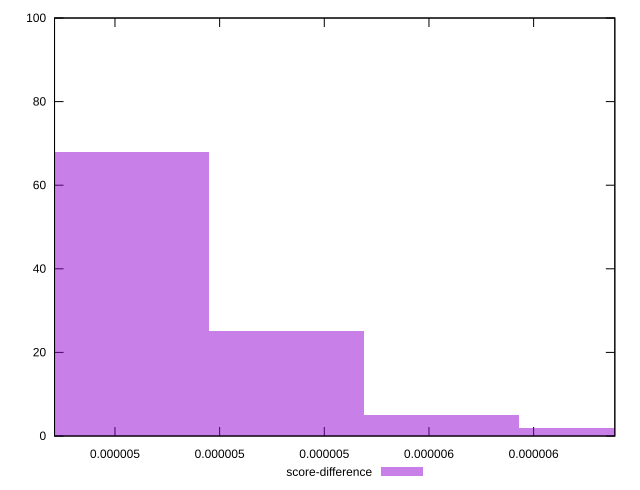

Reproduce this figure in gnuplot.
reset

$scoreDifference <<EOF
0.000005919956988752893 2
0.000005031963440439959 68
0.000005327961289877603 25
0.000005623959139315249 5
EOF

set key outside below
set boxwidth 2.9599784943764465e-7
set xrange [0.000004884526930926114:0.000005955155052750349]
set yrange [0:100]
set trange [0:100]
set style fill transparent solid 0.5 noborder
set terminal svg size 640, 490 enhanced background rgb 'white'
set output "reprap/first-meaningful-paint/samples/empty/score-difference/histogram.svg"

plot $scoreDifference title "score-difference" with boxes

reset
